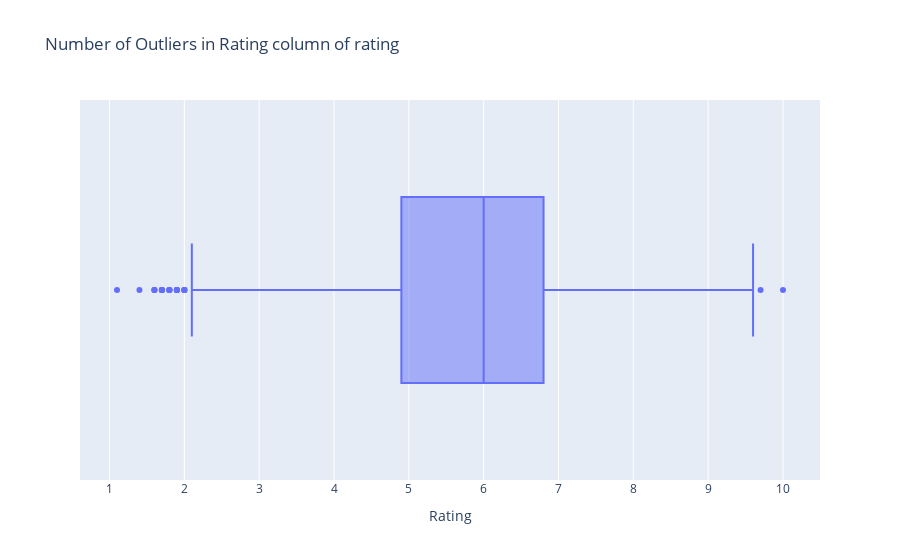

The notebook cell this image was saved under:
### Code cell
px.box(rating, x = "Rating",title = "Number of Outliers in Rating column of rating")

### Figure 1 — Plotly figure (JSON) as saved in the notebook; plotly's stock layout.template omitted (floating-point values rounded to 4 significant figures; data arrays with more than 128 entries replaced by an {"elided": "..."} marker saying what was removed)
{"data": [{"alignmentgroup": "True", "hovertemplate": "Rating=%{x}<extra></extra>", "legendgroup": "", "marker": {"color": "#636efa"}, "name": "", "notched": false, "offsetgroup": "", "orientation": "h", "showlegend": false, "type": "box", "x": {"elided": "15509 float values"}, "x0": " ", "xaxis": "x", "y0": " ", "yaxis": "y"}], "layout": {"boxmode": "group", "legend": {"tracegroupgap": 0}, "title": {"text": "Number of Outliers in Rating column of rating"}, "xaxis": {"anchor": "y", "domain": [0, 1], "title": {"text": "Rating"}}, "yaxis": {"anchor": "x", "domain": [0, 1]}}}
